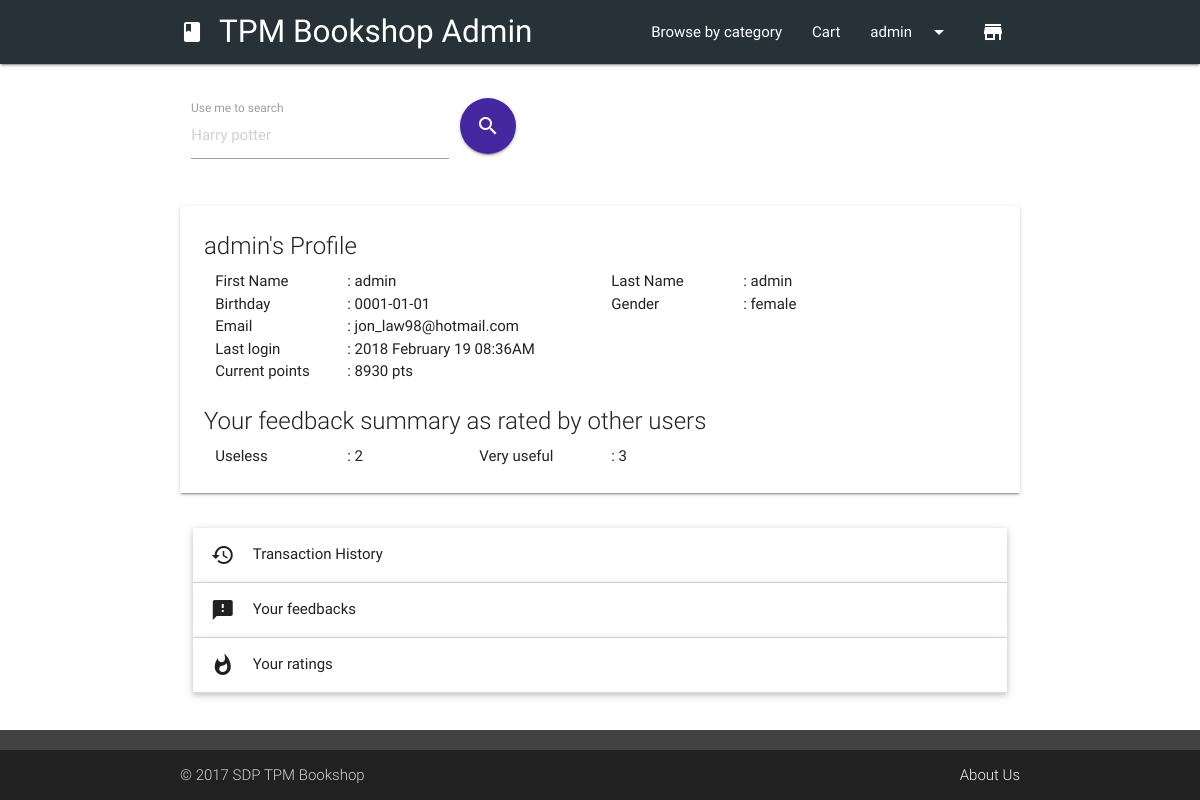
Page /history.php (signed in) on the committed database.
### tables this page shows
CREATE TABLE `user` (
  `username` varchar(255) NOT NULL,
  `fname` varchar(50) NOT NULL,
  `lname` varchar(50) NOT NULL,
  `email` varchar(255) NOT NULL,
  `password` varchar(255) NOT NULL,
  `gender` varchar(7) NOT NULL,
  `pnumber` varchar(32) NOT NULL,
  `birthday` varchar(10) DEFAULT NULL,
  `address` text NOT NULL,
  `status` varchar(10) NOT NULL DEFAULT 'member',
  `points` int(11) NOT NULL DEFAULT '0',
  `registerdate` int(10) NOT NULL,
  `lastlogin` varchar(50) NOT NULL DEFAULT '0'
);

### php/userData.php (called while the page is built, shortened)
<?php
include 'connect.php';
$currentUser = $_SESSION['tpmb-user'];
$userData = mysqli_query($conn,"SELECT username, fname, lname, email, pnumber, gender, address, birthday, points, lastlogin FROM user WHERE username='$currentUser'");
while($row = mysqli_fetch_assoc($userData)) {
  $fname = $row['fname'];
  $lname = $row['lname'];
  $email = $row['email'];
  $gender = $row['gender'];
  $bday = $row['birthday'];
  $pts = $row['points'];
  $lastlogin = $row['lastlogin'];
} ?>

### history.php (the view, shortened to what this page needs)
<?php session_start();
include "php/userData.php";
$currentUser = $_SESSION['tpmb-user'];
?>
<head>
	<link type="text/css" rel="stylesheet" href="css/materialize.min.css" media="screen,projection" />
	<link type="text/css" rel="stylesheet" href="css/tpmb.css" media="screen,projection" />
</head>
<body>
<?php
  include "ui/header.php";?>
  <main class="container">
    <div class="row margintop4">
			<?php include "ui/searchUI.php"; ?>
    </div>
		<div class="row">
      <div class="col s12">
        <div class="card hoverable">
          <div class="card-content">
            <span class="card-title"><?php echo $currentUser?>'s Profile</span>
            <p class="col s4 m2">First Name</p><p class="col s8 m4">: <?php echo $fname?></p>
            <p class="col s4 m2">Last Name</p><p class="col s8 m4">: <?php echo $lname?></p><br />
            <p class="col s4 m2">Birthday</p><p class="col s8 m4">: <?php echo $bday?></p>
            <p class="col s4 m2">Gender</p><p class="col s8 m4">: <?php echo $gender?></p><br />
						<p class="col s4 m2">Email</p><p class="col s8 m4">: <?php echo $email?></p><br />
						<p class="col s4 m2">Last login</p><p class="col s8 m4">: <?php echo $lastlogin?></p><br />
						<p class="col s4 m2">Current points</p><p class="col s8 m4">: <?php echo $pts?> pts</p><br />
						<?php
						$checkUserRatingQuery = "SELECT COUNT(ufr.feedbackRated) AS feedbackCount,ufr.feedbackRated FROM userfeedbackrating AS ufr, bookcomment AS bc WHERE ufr.ratingID=bc.ratingID AND bc.username = '$currentUser' GROUP BY ufr.feedbackRated";
						$checkUserRatingArray=mysqli_query($conn,$checkUserRatingQuery);
						if(mysqli_num_rows($checkUserRatingArray) > 0){ ?>
						<br /><p class="card-title">Your feedback summary as rated by other users</p>
				    <?php while($returnedRating = mysqli_fetch_array($checkUserRatingArray)){
							$totalScore = $returnedRating['feedbackCount'];
							if($returnedRating['feedbackRated'] === 'veryuseful') { echo "<p class='col s4 m2'>Very useful</p><p class='col s8 m2'>: $totalScore</p>"; }
							if($returnedRating['feedbackRated'] === 'useless') { echo "<p class='col s4 m2'>Useless</p><p class='col s8 m2'>: $totalScore</p>"; }
						}} ?>
          </div>
        </div>
      </div>
    </div>
		<div class="row">
		  <ul class="collapsible popout" data-collapsible="accordion">
		    <li>
		      <div class="collapsible-header"><i class="material-icons">history</i>Transaction History</div>
		    </li>
		    <li>
		      <div class="collapsible-header"><i class="material-icons">feedback</i>Your feedbacks</div>
		    </li>
		    <li>
		      <div class="collapsible-header"><i class="material-icons">whatshot</i>Your ratings</div>
		    </li>
		  </ul>
		</div>
  </main>
</body>

### css/tpmb.css (style rules this page uses)
body { display: flex; min-height: 100vh; flex-direction: column; }
main { flex: 1 0 auto; }
.margintop4 { margin-top : 4%; }

### rows in the picture
user: fname "admin", lname "admin", birthday "0001-01-01", gender "female", email "jon_law98@hotmail.com", lastlogin "2018 February 19 08:36AM", points "8930"

### other values in the picture
$_SESSION['tpmb-user'] "admin"
$currentUser "admin"
$totalScore "2"
$totalScore "3"
